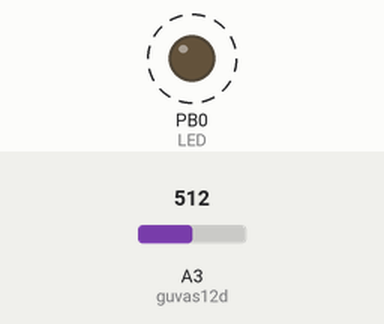
Simulated run of this sketch. Board: ATtiny85, built with avr-gcc and run on an emulated ATtiny85. Shown: output pins drawn as LEDs (lit = HIGH). Dashed ring = blinking. The test bench sets the inputs (shaded band); at power-on: A3 (guvas12d) = 512.

Above: at 1.27 s.
1.3 s: A3 (guvas12d) set to 122
4.3 s: A3 (guvas12d) set to 50
5.8 s: A3 (guvas12d) set to 42
8.1 s: A3 (guvas12d) set to 36
At 8.8 s:
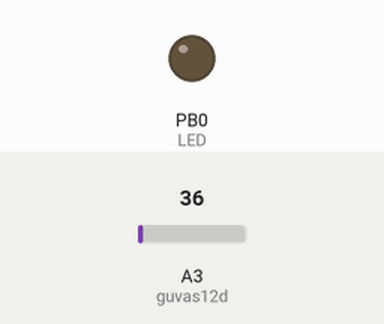
9.6 s: A3 (guvas12d) set to 90
At 10.7 s:
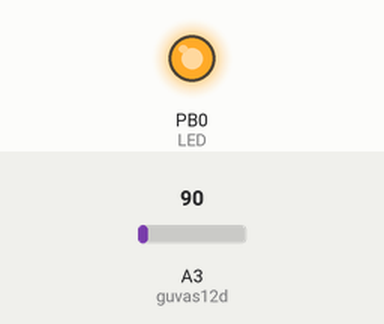
Timing chart, 0 to 13.6 s (numbered marks = the images above; inputs shaded):
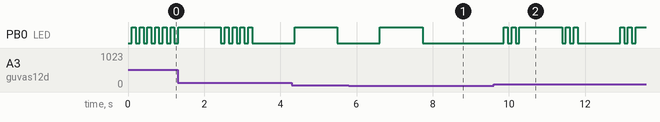

Measured:
- the behaviour switches between 40 and 39 on A3 (guvas12d) (found by bisection; images 0 and 1)
- after the input at 8.1 s, PB0 (LED): stays LOW (without the input it goes to HIGH after 0.75 s)
- after the input at 9.6 s, PB0 (LED): LOW → HIGH after 0.27 s, → LOW 0.10 s later, → HIGH 0.10 s later, → LOW 0.10 s later, … (15 changes in this stretch)
- by itself, PB0 (LED): repeats every 0.20 s: LOW 0.10 s, HIGH 0.10 s, until it stays LOW from 3.3 s

The sketch:

uv-index-attiny85.ino
```cpp
#define guvas12d A3
#define LED 0

int guvaanalog;
int blink;
int onesecond;
int counter;
long oldtime;
long sensorreadingtiming;

void setup() {
  // put your setup code here, to run once:
  pinMode(LED, OUTPUT);

}

void loop() {
  // put your main code here, to run repeatedly:
  guvaanalog= analogRead(guvas12d);

  if(millis() - sensorreadingtiming > 50){
    sensorreadingtiming= millis();
    if(guvaanalog < 40){
      blink= 0;
    }else if(guvaanalog < 60){
      blink= 1;
    }else if(guvaanalog < 80){
      blink= 2;
    }else if(guvaanalog < 100){
      blink= 3;
    }else if(guvaanalog < 120){
      blink= 4;
    }else if(guvaanalog < 140){
      blink= 5;
    }else if(guvaanalog < 160){
      blink= 6;
    }else if(guvaanalog < 175){
      blink= 7;
    }else if(guvaanalog < 195){
      blink= 8;
    }else if(guvaanalog < 218){
      blink= 9;
    }else if(guvaanalog  < 235){
      blink= 10;
    }else{
      blink= 11;
    }
  }


  if(millis() - oldtime > 100){
    oldtime= millis();
    counter++;
    if(counter < (blink*2)){
      digitalWrite(LED, !digitalRead(LED));
    }else{
      onesecond++;
      if(onesecond < 10){

      }else{
        counter= 0;
        onesecond= 0;
      }
    }
  }

}
```
